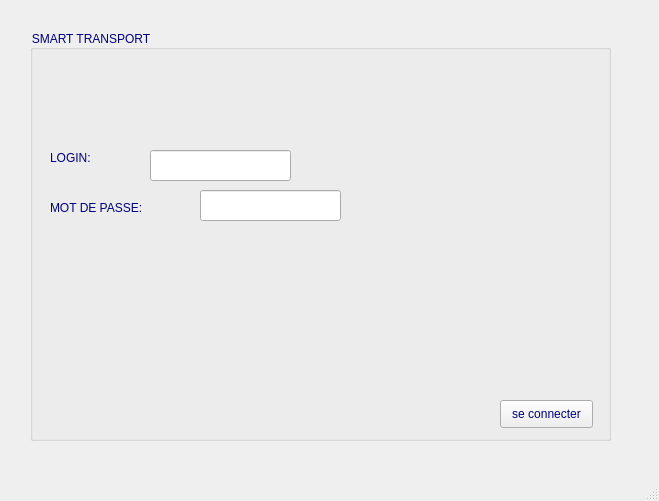
<?xml version="1.0" encoding="UTF-8"?>
<ui version="4.0">
 <class>MainWindow</class>
 <widget class="QMainWindow" name="MainWindow">
  <property name="geometry">
   <rect>
    <x>0</x>
    <y>0</y>
    <width>659</width>
    <height>501</height>
   </rect>
  </property>
  <property name="windowTitle">
   <string>MainWindow</string>
  </property>
  <widget class="QWidget" name="centralwidget">
   <widget class="QGroupBox" name="groupBox">
    <property name="geometry">
     <rect>
      <x>30</x>
      <y>30</y>
      <width>581</width>
      <height>411</height>
     </rect>
    </property>
    <property name="styleSheet">
     <string notr="true">font: 18pt &quot;MS Shell Dlg 2&quot;;
color:rgb(0, 0, 127);</string>
    </property>
    <property name="title">
     <string>SMART TRANSPORT</string>
    </property>
    <widget class="QPushButton" name="seConnecter">
     <property name="geometry">
      <rect>
       <x>470</x>
       <y>370</y>
       <width>93</width>
       <height>28</height>
      </rect>
     </property>
     <property name="styleSheet">
      <string notr="true">font: 8pt &quot;MS Shell Dlg 2&quot;;</string>
     </property>
     <property name="text">
      <string>se connecter</string>
     </property>
    </widget>
    <widget class="QLabel" name="label">
     <property name="geometry">
      <rect>
       <x>20</x>
       <y>120</y>
       <width>71</width>
       <height>16</height>
      </rect>
     </property>
     <property name="styleSheet">
      <string notr="true">font: 9pt &quot;MS Shell Dlg 2&quot;;</string>
     </property>
     <property name="text">
      <string>LOGIN:</string>
     </property>
    </widget>
    <widget class="QLabel" name="label_2">
     <property name="geometry">
      <rect>
       <x>20</x>
       <y>170</y>
       <width>171</width>
       <height>16</height>
      </rect>
     </property>
     <property name="styleSheet">
      <string notr="true">font: 9pt &quot;MS Shell Dlg 2&quot;;</string>
     </property>
     <property name="text">
      <string>MOT DE PASSE:</string>
     </property>
    </widget>
    <widget class="QLineEdit" name="login">
     <property name="geometry">
      <rect>
       <x>120</x>
       <y>120</y>
       <width>141</width>
       <height>31</height>
      </rect>
     </property>
    </widget>
    <widget class="QLineEdit" name="mdp">
     <property name="geometry">
      <rect>
       <x>170</x>
       <y>160</y>
       <width>141</width>
       <height>31</height>
      </rect>
     </property>
    </widget>
   </widget>
  </widget>
  <widget class="QMenuBar" name="menubar">
   <property name="geometry">
    <rect>
     <x>0</x>
     <y>0</y>
     <width>659</width>
     <height>26</height>
    </rect>
   </property>
  </widget>
  <widget class="QStatusBar" name="statusbar"/>
 </widget>
 <resources/>
 <connections/>
</ui>
